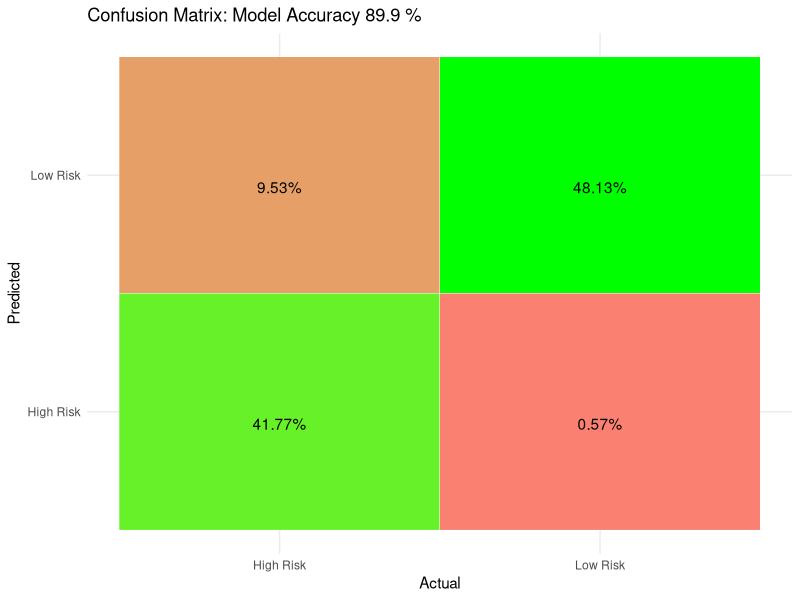

Write R code to recreate this figure.
## ---- chunk 1
knitr::opts_chunk$set(echo = TRUE)
## ---- chunk 2
# Load the 'class' library for k-NN and corrplot to create a correlation plot of the confusion matrix
library(class)
library(corrplot)
library(ggplot2)
## ---- chunk 3
set.seed(123) # allows you to repeat results when using random number generators
n <- 10000

income <- rnorm(n, mean = 50000, sd = 10000)
savings <- rnorm(n, mean = 20000, sd = 5000)
credit_score <- rnorm(n, mean = 700, sd = 50)
risk <- factor(ifelse(income < 45000 | savings < 15000 | credit_score < 650, "High Risk", "Low Risk"))

# turn these columns into a data frame
financial_data <- data.frame(Income = income, Savings = savings, CreditScore = credit_score, Risk = risk)
## ---- chunk 4
sample_indices <- sample(1:n, n * 0.7)  # 70% for training
train_data <- financial_data[sample_indices, ]
test_data <- financial_data[-sample_indices, ]
## ---- chunk 5
k <- 100
features <- c("Income", "Savings", "CreditScore") # predictors

# Train the k-NN model
knn_model <- knn(train = train_data[, features], test = test_data[, features], cl = train_data$Risk, k = k)

# Predict on the test data
predictions <- as.factor(knn_model)

# Evaluate the model
confusion_matrix <- table(Actual = test_data$Risk, Predicted = predictions)
print(confusion_matrix)

# Calculate accuracy
accuracy <- sum(diag(confusion_matrix)) / sum(confusion_matrix)
cat("Accuracy:", accuracy*100,"%", "\n")

## ---- chunk 6

# Create a data frame for ggplot
confusion_df <- as.data.frame(as.table(confusion_matrix))
names(confusion_df) <- c("Actual", "Predicted", "Count")

# Calculate percentages based on model accuracy
confusion_df$Percentage <- confusion_df$Count / sum(confusion_matrix) * 100

# Plot confusion matrix using ggplot

ggplot(confusion_df, aes(x = Actual, y = Predicted)) +
  geom_tile(aes(fill = Percentage), color = "white") +
  geom_text(aes(label = sprintf("%.2f%%", Percentage)), vjust = 1.5, color = "black") +
  scale_fill_gradient(low = "salmon", high = "green", guide = "none") +
  ggtitle(paste("Confusion Matrix:", "Model Accuracy", accuracy*100, "%")) +
  labs(x = "Actual", y = "Predicted") +
  theme_minimal()
